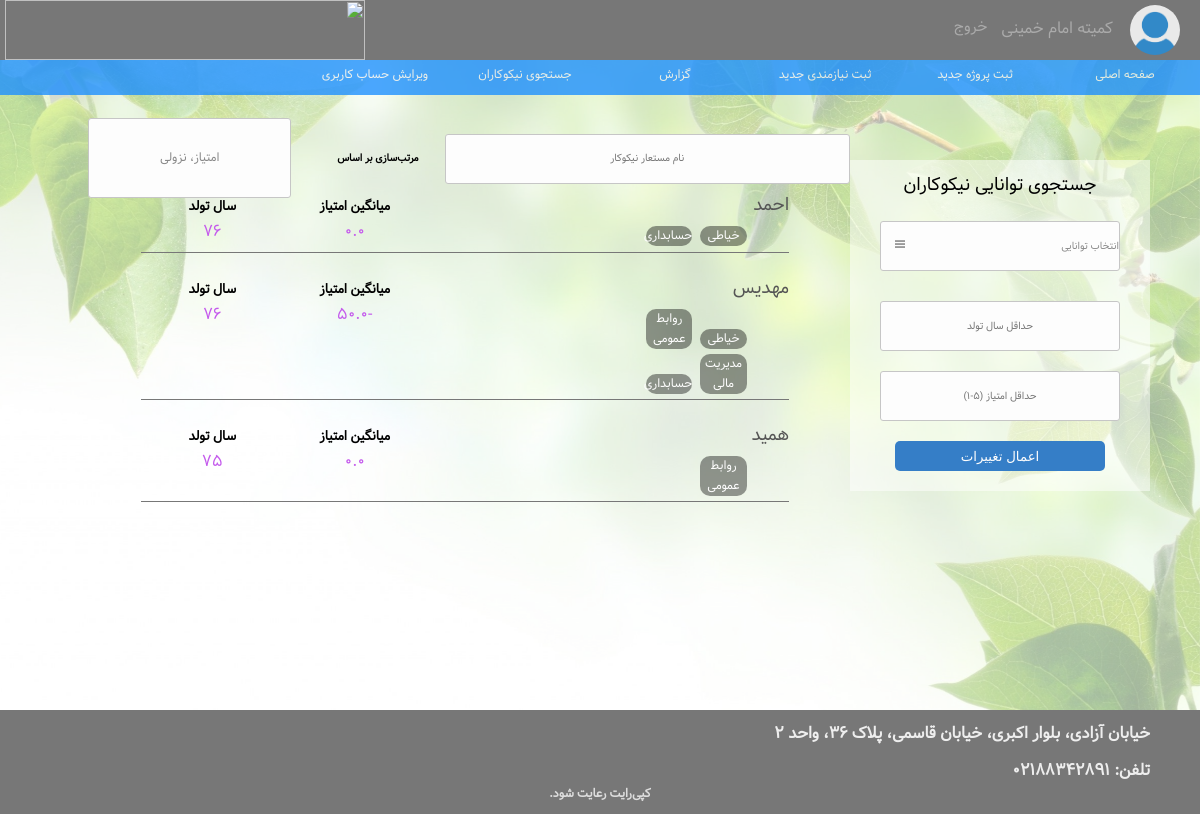
The app's page /search/abilities (signed in) with its own data.
### users/models.py (models this page shows, shortened)
class CustomUser(AbstractUser):
    state = models.NullBooleanField(default=None)
    isBen = models.BooleanField(default=False)
    isOrg = models.BooleanField(default=False)
    image = models.ImageField(upload_to='../media/profile_pics/', default='../../media/profile_pics/no-picture.png')

class Organization(models.Model):
    user = models.OneToOneField(CustomUser, on_delete=models.CASCADE, related_name='organizer')
    name = models.CharField(max_length=20)
    day = models.IntegerField()
    month = models.IntegerField()
    year = models.IntegerField()
    address = models.CharField(max_length=100)
    city = models.CharField(max_length=10, default='blank')
    phone = models.CharField(max_length=15)
    website = models.URLField()
    license = models.CharField(max_length=20)
    rate = models.ForeignKey(TotalRate, on_delete=models.CASCADE, related_name='orgRate')

class UserAbilities(models.Model):
    class Meta:
        unique_together = ('abilityId', 'username')
    abilityId = models.ForeignKey(Ability, on_delete=models.DO_NOTHING, related_name='ability')
    username = models.ForeignKey(CustomUser, to_field='username', on_delete=models.DO_NOTHING, related_name='benefactorusername')

class Benefactor(models.Model):
    user = models.OneToOneField(CustomUser, on_delete=models.CASCADE, related_name='benefactor')
    name = models.CharField(max_length=20)
    surname = models.CharField(max_length=30)
    nickname = models.CharField(max_length=30, blank=True)
    gender = models.CharField(max_length=10, choices=SEX_CHOICES, default='Male')
    day = models.IntegerField(default=0)
    month = models.IntegerField(default=0)
    year = models.IntegerField(default=0)
    education = models.CharField(max_length=10, choices=EDUCATION_CHOICES, default='nothing')
    major = models.CharField(max_length=20, blank=True)
    nationalId = models.CharField(max_length=10)
    city = models.CharField(max_length=10, default='blank')
    address = models.CharField(max_length=100, default='st')
    phone = models.CharField(max_length=12)
    typeOfCooperation = models.CharField(max_length=15, choices=COOP_CHOICES, default='inOffice10')
    wId = models.ForeignKey(WeeklySchedule, on_delete=models.CASCADE, related_name='userWeek', null=True)
    rate = models.ForeignKey(TotalRate, on_delete=models.CASCADE, related_name='rate')

class Ability(models.Model):
    id = models.AutoField(primary_key=True)
    name = models.CharField(max_length=20)

class TotalRate(models.Model):
    id = models.AutoField(primary_key=True)
    totalRate = models.FloatField(default=0)
    f1 = models.FloatField(default=0)
    f2 = models.FloatField(default=0)
    f3 = models.FloatField(default=0)
    f4 = models.FloatField(default=0)
    f5 = models.FloatField(default=0)

### users/views.py (the view, shortened to what this page needs)
# urls.py: url(r'^search/abilities', views.list_abilities, name='search_abilities'),
@admin_org_only
def list_abilities(request):
    name = request.POST.get('orgName', '')
    all_user_abilities = UserAbilities.objects.filter(username__benefactor__nickname__icontains=name)
    all_abilities = Ability.objects.all()
    user_abilities = []
    temp_list = []
    for ua in all_user_abilities:
        if ua.username.username not in temp_list:
            result = UserAbilities.objects.filter(username=ua.username.username)
            if len(result) != 0:
                user_abilities.append(result)
            temp_list.append(ua.username.username)
    return render(request, 'main/searchAbilities.html', {'abilities': all_abilities, 'userAbilities': user_abilities})

### templates/main/searchAbilities.html (shortened to what this page needs)
﻿<!DOCTYPE html>
{% load staticfiles %}
<html lang="fa" dir="rtl">
<head>
    <link rel="stylesheet" type="text/css" href={% static "css/style.css" %}>
    <link rel="stylesheet" type="text/css" href={% static "css/search.css" %}>
    <link rel="stylesheet" href={% static "css/ionicons.min.css" %}>
</head>
<body>
<div class="main">
    <div class="header">
        <div class="topmenu" id="topmenu">
            {% if request.user.is_authenticated %}
                <div class="container">
                    <div class="topPhoto">
                        <img src="../{{ request.user.image }}">
                    </div>
                    <div class="topmenuelements">
                        {% if request.user.isOrg %}
                            <a href={% url 'profile' request.user.username %}>{{ request.user.organizer.name }}</a>
                        {% endif %}
                    </div>
                    <div class="topmenudate">
                        <a href="{% url 'logout' %}">خروج</a>
                    </div>
                    <div class="logo">
                        <img src="../static/images/logo.png">
                    </div>
                </div>
            {% endif %}
        </div>
    </div>
    <div class="mainPage">
        <div class="wrapper"></div>
        <div class="nav" id="nav"></div>
        <div class="container">
            <form method="post">
                <div class="filter">
                    <p>جستجوی توانایی نیکوکاران</p>
                    <div class="controlsSelect">
                        <i class="ion-navicon"></i>
                        <select name="field" >
                            <option value="blank">انتخاب توانایی</option>
                        </select>
                    </div>
                    <div class="controls">
                        <input name="minimumage"  type="number" placeholder="حداقل سال تولد">
                    </div>
                    <div class="controls">
                        <input name="minimumtotalrating"  type="number" step="0.01"
                               placeholder="حداقل امتیاز (۵-۱)">
                    </div>
                    <input type="submit" class="mybutton" value="اعمال تغییرات">
                </div>
                <div class="searchBar">
                    <div class="container">
                        <div class="controlsname">
                            <input name="orgName" type="text" placeholder="نام مستعار نیکوکار" >
                        </div>
                        <h4> مرتب‌سازی بر اساس </h4>
                        <select name="sortType">
                            <option value="rateD">امتیاز، نزولی</option>
                        </select>
                    </div>
                </div>
            </form>
            <div id="result">
                {% for abb in userAbilities %}
                    <div class="project">
                        <div class="specifications">
                            <a href={% url 'profile' abb.0.username.username %}>{{ abb.0.username.benefactor.nickname }}</a>
                            <ul>
                                {% for ab in abb %}
                                    <li>{{ ab.abilityId.name }}</li>
                                {% endfor %}
                            </ul>
                        </div>
                        <div class="cost">
                            <h3>سال تولد</h3>
                            <span class="budget">{{ abb.0.username.benefactor.year }}</span>
                        </div>
                        <div class="cost">
                            <h3>میانگین امتیاز</h3>
                            <span class="budget">{{ abb.0.username.benefactor.rate.totalRate }}</span>
                        </div>
                    </div>
                {% endfor %}
            </div>
        </div>
    </div>
    <div class="footer">
        <div class="container">
            <div class="addr">
                <h4> خیابان آزادی، بلوار اکبری، خیابان قاسمی، پلاک ۳۶، واحد ۲ </h4>
                <h4>تلفن: ۰۲۱۸۸۳۴۲۸۹۱</h4>
            </div>
        </div>
        <div class="copy">
            <h4>کپی‌رایت رعایت شود.</h4>
        </div>
    </div>
</div>
</body>
</html>

### static/css/style.css (style rules this page uses)
* { box-sizing: border-box; margin: 0; border: none; }
body { font-family: 'vazir', serif; }
.main { width: 100%; float: right; background: url('../images/back1.jpg') fixed; height: 100%; background-position: center; background-repeat: no-repeat; background-size: cover; position: relative; min-width: 300px; }
.main .header { width: 100%; height: 60px; color: #eeeeee; float: right; position: fixed; min-width: 300px; z-index: 6; }
.header .topmenu { width: 100%; float: right; background: #777777; box-sizing: border-box; position: relative; height: 60px; }
.header .topmenu .container { width: 100%; margin: 0 auto; position: relative; box-sizing: border-box; }
.header .topmenu .container .topPhoto { float: right; width: 50px; height: 50px; margin: 5px 20px 5px 0px; box-sizing: border-box; }
.header .topmenu .container .topPhoto img { float: right; border-radius: 50%; width: 100%; height: 100%; box-sizing: border-box; }
.header .topmenu .container .topmenuelements { float: right; margin: 15px 15px 0 0; box-sizing: border-box; display: inline-block; position: relative; }
.header .topmenu .container .topmenuelements a { font-family: 'vazir', serif; float: right; width: auto; min-width: 8%; color: #aaaaaa; border: none; position: relative; text-decoration: none; display: inline-block; margin-right: 2px; box-sizing: border-box; }
.header .topmenu .container .topmenudate a, .header .topmenu .container .topmenudate button , .header .topmenu .container .topmenudate h3 { font-family: 'vazir', serif; float: right; width: auto; min-width: 8%; color: #aaaaaa; border: none; text-decoration: none; display: inline-block; margin-right: 4px; box-sizing: border-box; background: none; font-size: 15px; padding: 0; }
.header .topmenu .container .topmenudate { font-family: 'vazir', serif; float: right; margin-top: 15px; margin-right: 10px; position: relative; color: #999999; box-sizing: border-box; }
.header .topmenu .container .logo { float: left; height: 60px; width: 30%; margin-left: 5px; box-sizing: border-box; }
.header .topmenu .container .logo img { height: 100%; float: left; box-sizing: border-box; }
.main .mainPage { width: 100%; min-height: 650px; position: relative; display: inline-block; z-index: 2; margin-top: 60px; }
.main .mainPage .wrapper { width: 100%; height: 100%; background: rgba(255,255,255,.6); position: fixed; z-index: 1; }
.main .footer { width: 100%; float: right; background: #777777; position: relative; bottom: 0; z-index: 2; }
.main .footer .container { float: right; width: 100%; }
.main .footer .container .addr { color: #eeeeee; float: right; display: block; margin-right: 50px; }
.main .footer .container .addr h4 { margin-top: 10px; }
.main .footer .copy { color: #dddddd; margin: 10px auto; text-align: center; font-size: 12px; }
.main .nav { z-index: 60; position: fixed; width: 100%; margin: 0 0; display: block; background: #1E90FF; opacity: 0.8; height: 35px; white-space: cull; color: #eeeeee; font-size: 12px; }

### records on screen
CustomUser: user.image (placeholder picture), user.organizer.name "کمیته امام خمینی"
UserAbilities: username.nickname "احمد", abilityId.name "خیاطی", username.year "76", username.totalRate "0.0"
UserAbilities: abilityId.name "حسابداری"
UserAbilities: username.nickname "مهدیس", abilityId.name "خیاطی", username.year "76", username.totalRate "-50.0"
UserAbilities: abilityId.name "روابط عمومی"
UserAbilities: abilityId.name "مدیریت مالی"
UserAbilities: abilityId.name "حسابداری"
UserAbilities: username.nickname "همید", abilityId.name "روابط عمومی", username.year "75", username.totalRate "0.0"
